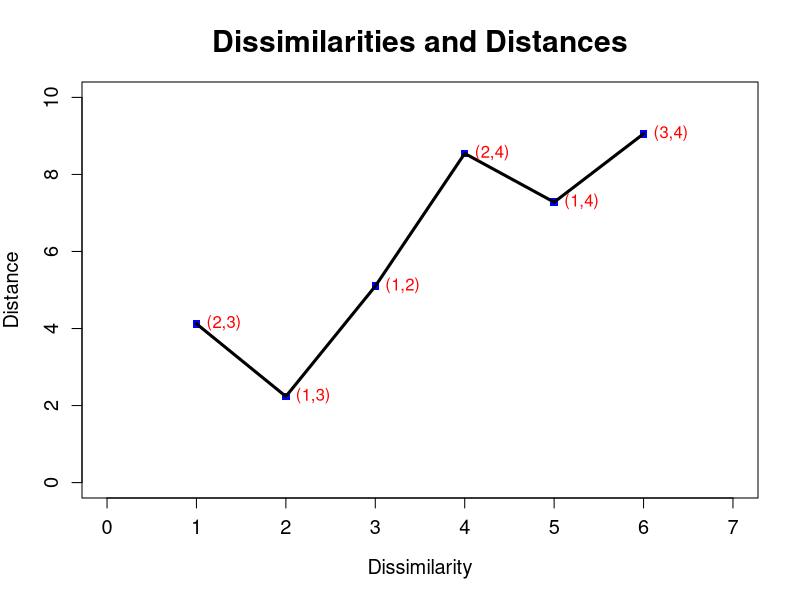

Here is the R script that generated this plot:
# −−−−−−−−−−−−−−−−−−−−−−−−−−−−−−−−−−−−−−−−−−−−−−−−−−−−−−
# Name of QuantLet : MVAnmdscar2
# −−−−−−−−−−−−−−−−−−−−−−−−−−−−−−−−−−−−−−−−−−−−−−−−−−−−−−
# Published in : Applied Multivariate Statistical Analysis
# −−−−−−−−−−−−−−−−−−−−−−−−−−−−−−−−−−−−−−−−−−−−−−−−−−−−−−
# Description : Illustrates the PAV algorithm for nonmetric MDS for car marks data.
# −−−−−−−−−−−−−−−−−−−−−−−−−−−−−−−−−−−−−−−−−−−−−−−−−−−−−−
# Keywords : MDS, non-metric-MDS, multi-dimensional, scaling, 
# PAV, violators, plot, graphical representation, scatterplot
# −−−−−−−−−−−−−−−−−−−−−−−−−−−−−−−−−−−−−−−−−−−−−−−−−−−−−−
# See also : MVAMDScity1, MVAMDScity2, MVAMDSnonmstart, MVAMDSpooladj, 
# MVAmdscarm, MVAnmdscar1, MVAnmdscar3, MVAcarrankings, PAVAlgo
# −−−−−−−−−−−−−−−−−−−−−−−−−−−−−−−−−−−−−−−−−−−−−−−−−−−−−−
# Author : Zografia Anastasiadou
# −−−−−−−−−−−−−−−−−−−−−−−−−−−−−−−−−−−−−−−−−−−−−−−−−−−−−−
# Submitted : Tue, January 11 2011 by Zografia Anastasiadou               
# −−−−−−−−−−−−−−−−−−−−−−−−−−−−−−−−−−−−−−−−−−−−−−−−−−−−−−
# Example : Scatterplot of dissimilarities against distances.
# −−−−−−−−−−−−−−−−−−−−−−−−−−−−−−−−−−−−−−−−−−−−−−−−−−−−−−

# clear all variables
rm(list = ls(all = TRUE))
graphics.off()

x = cbind(c(3, 2, 1, 10), c(2, 7, 3, 4))

d = as.matrix(dist(x))

d1 = c(1, 2, 3, d[1, 2])
d2 = c(1, 3, 2, d[1, 3])
d3 = c(1, 4, 5, d[1, 4])
d4 = c(2, 3, 1, d[2, 3])
d5 = c(2, 4, 4, d[2, 4])
d6 = c(3, 4, 6, d[3, 4])
delta = cbind(d1, d2, d3, d4, d5, d6)

f1 = c(1, d[2, 3])
f2 = c(2, d[1, 3])
f3 = c(3, d[1, 2])
f4 = c(4, d[2, 4])
f5 = c(5, d[1, 4])
f6 = c(6, d[3, 4])
fig = rbind(f1, f2, f3, f4, f5, f6)

# plot
plot(fig, pch = 15, col = "blue", xlim = c(0, 7), ylim = c(0, 10), xlab = "Dissimilarity", 
    ylab = "Distance", main = "Dissimilarities and Distances", cex.axis = 1.2, cex.lab = 1.2, 
    cex.main = 1.8)
lines(fig, lwd = 3)
text(fig, labels = c("(2,3)", "(1,3)", "(1,2)", "(2,4)", "(1,4)", "(3,4)"), pos = 4, 
    col = "red") 
